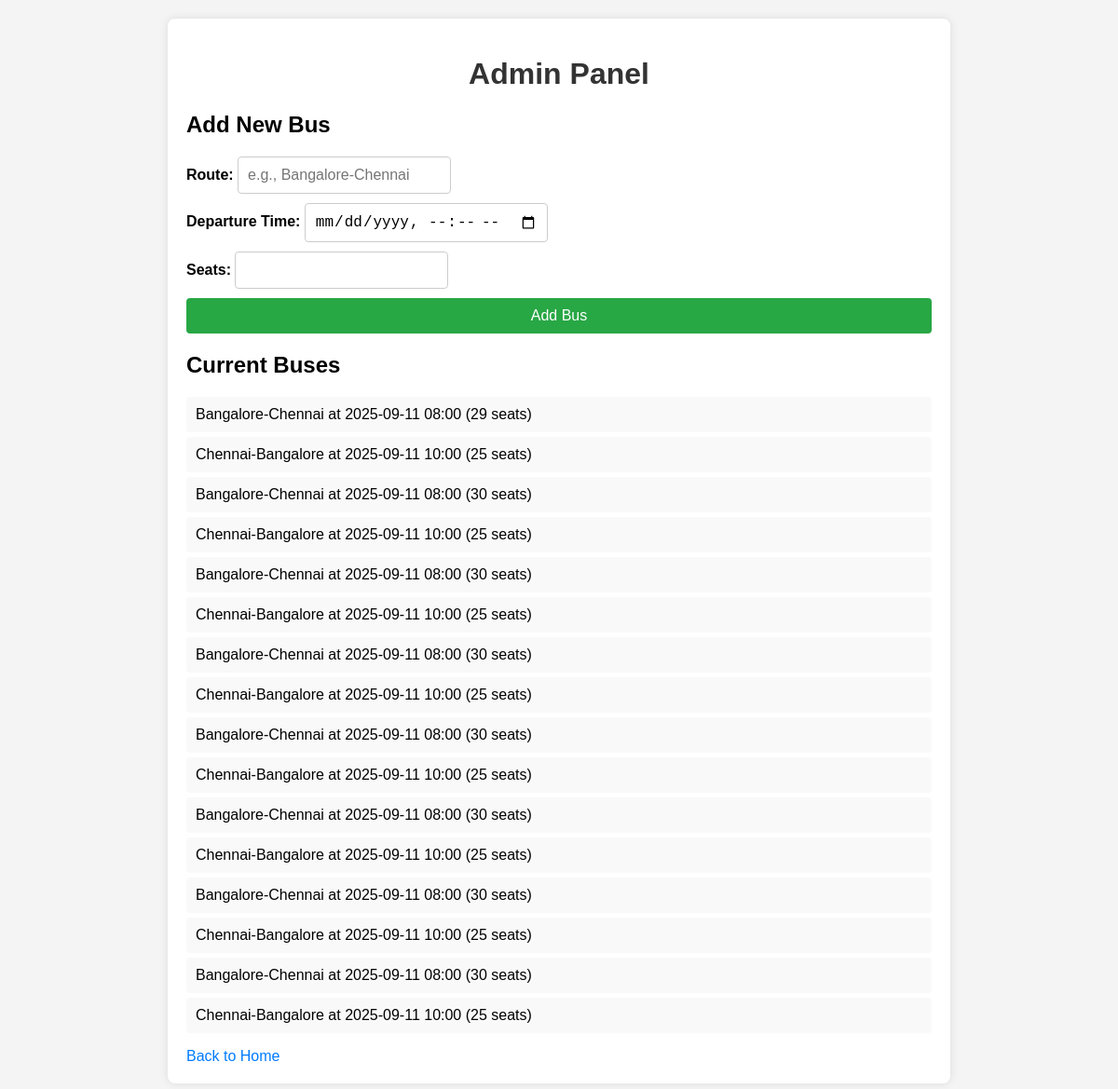
/admin, run on an earlier commit of the app's database.
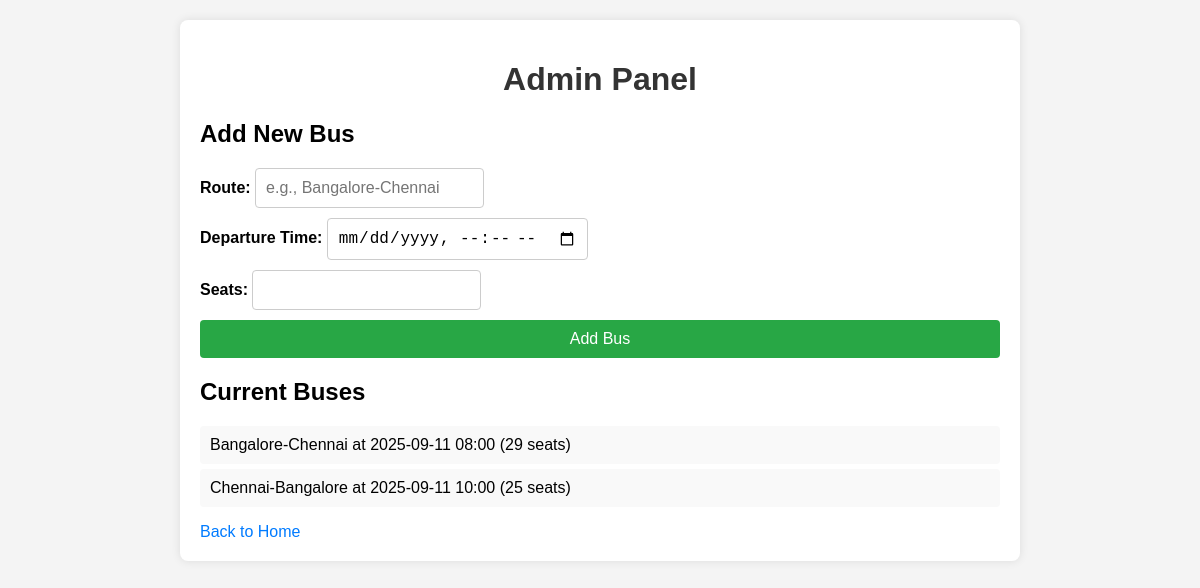
And on a later commit of the database.
### tables this page shows
CREATE TABLE buses (
            id INTEGER PRIMARY KEY AUTOINCREMENT,
            route TEXT NOT NULL,
            departure_time TEXT NOT NULL,
            seats_available INTEGER NOT NULL
        );

### app.py (the view, shortened to what this page needs)
@app.route('/admin', methods=['GET', 'POST'])
def admin():
    conn = get_db_connection()
    buses = conn.execute('SELECT * FROM buses').fetchall()
    conn.close()
    return render_template('admin.html', buses=buses)

### app.py (called while the page is built)
def get_db_connection():
    conn = sqlite3.connect('database.db', check_same_thread=False) # Added check_same_thread for state management
    conn.row_factory = sqlite3.Row
    return conn

### templates/admin.html (shortened to what this page needs)
<!DOCTYPE html>
<html lang="en">
<head>
    <link rel="stylesheet" href="{{ url_for('static', filename='styles.css') }}">
</head>
<body>
    <div class="container">
        <h1>Admin Panel</h1>
        <h2>Add New Bus</h2>
        <form method="POST">
            <label>Route: <input type="text" name="route" placeholder="e.g., Bangalore-Chennai" required></label>
            <label>Departure Time: <input type="datetime-local" name="departure_time" required></label>
            <label>Seats: <input type="number" name="seats" required></label>
            <button type="submit">Add Bus</button>
        </form>
        <h2>Current Buses</h2>
        <ul>
            {% for bus in buses %}
                <li>{{ bus['route'] }} at {{ bus['departure_time'] }} ({{ bus['seats_available'] }} seats)</li>
            {% endfor %}
        </ul>
        <a href="{{ url_for('index') }}">Back to Home</a>
    </div>
</body>
</html>

### static/styles.css (style rules this page uses)
body { font-family: Arial, sans-serif; margin: 0; padding: 0; background-color: #f4f4f4; }
.container { max-width: 800px; margin: 20px auto; padding: 20px; background: white; border-radius: 8px; box-shadow: 0 0 10px rgba(0,0,0,0.1); }
h1 { color: #333; text-align: center; }
form { display: flex; flex-direction: column; gap: 10px; margin-bottom: 20px; }
label { font-weight: bold; }
input, button { padding: 10px; font-size: 16px; border: 1px solid #ccc; border-radius: 4px; }
button { background-color: #28a745; color: white; border: none; cursor: pointer; }
ul { list-style: none; padding: 0; }
li { padding: 10px; background: #f9f9f9; margin-bottom: 5px; border-radius: 4px; display: flex; justify-content: space-between; align-items: center; }
a { color: #007bff; text-decoration: none; }

What changed in the data, as far as the page shows it:
removed buses: route "Bangalore-Chennai", departure_time "2025-09-11 08:00", seats_available "30"
removed buses: route "Chennai-Bangalore", departure_time "2025-09-11 10:00", seats_available "25"
removed buses: route "Bangalore-Chennai", departure_time "2025-09-11 08:00", seats_available "30"
removed buses: route "Chennai-Bangalore", departure_time "2025-09-11 10:00", seats_available "25"
removed buses: route "Bangalore-Chennai", departure_time "2025-09-11 08:00", seats_available "30"
removed buses: route "Chennai-Bangalore", departure_time "2025-09-11 10:00", seats_available "25"
removed buses: route "Bangalore-Chennai", departure_time "2025-09-11 08:00", seats_available "30"
removed buses: route "Chennai-Bangalore", departure_time "2025-09-11 10:00", seats_available "25"
removed buses: route "Bangalore-Chennai", departure_time "2025-09-11 08:00", seats_available "30"
removed buses: route "Chennai-Bangalore", departure_time "2025-09-11 10:00", seats_available "25"
removed buses: route "Bangalore-Chennai", departure_time "2025-09-11 08:00", seats_available "30"
removed buses: route "Chennai-Bangalore", departure_time "2025-09-11 10:00", seats_available "25"
removed buses: route "Bangalore-Chennai", departure_time "2025-09-11 08:00", seats_available "30"
removed buses: route "Chennai-Bangalore", departure_time "2025-09-11 10:00", seats_available "25"
